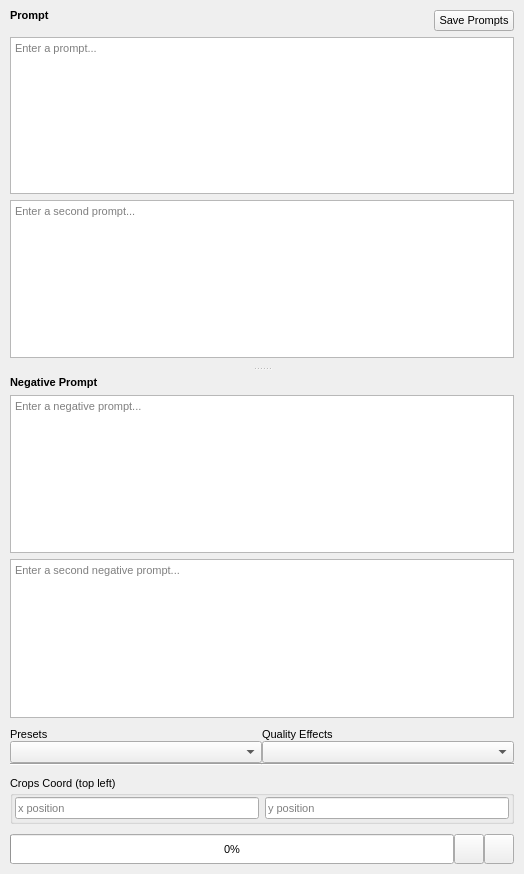
<?xml version="1.0" encoding="UTF-8"?>
<ui version="4.0">
 <class>stablediffusion_generator_form</class>
 <widget class="QWidget" name="stablediffusion_generator_form">
  <property name="geometry">
   <rect>
    <x>0</x>
    <y>0</y>
    <width>524</width>
    <height>874</height>
   </rect>
  </property>
  <property name="font">
   <font>
    <pointsize>8</pointsize>
   </font>
  </property>
  <property name="cursor">
   <cursorShape>PointingHandCursor</cursorShape>
  </property>
  <property name="windowTitle">
   <string>Form</string>
  </property>
  <layout class="QGridLayout" name="gridLayout_4">
   <property name="leftMargin">
    <number>0</number>
   </property>
   <property name="topMargin">
    <number>0</number>
   </property>
   <property name="rightMargin">
    <number>0</number>
   </property>
   <property name="bottomMargin">
    <number>0</number>
   </property>
   <property name="spacing">
    <number>0</number>
   </property>
   <item row="0" column="0">
    <widget class="QWidget" name="generator_form_tabs" native="true">
     <layout class="QGridLayout" name="gridLayout_3">
      <property name="leftMargin">
       <number>0</number>
      </property>
      <property name="topMargin">
       <number>0</number>
      </property>
      <property name="rightMargin">
       <number>0</number>
      </property>
      <property name="bottomMargin">
       <number>0</number>
      </property>
      <property name="spacing">
       <number>0</number>
      </property>
      <item row="0" column="0">
       <widget class="QScrollArea" name="stable_diffusion_generator_form">
        <property name="frameShape">
         <enum>QFrame::Shape::NoFrame</enum>
        </property>
        <property name="frameShadow">
         <enum>QFrame::Shadow::Plain</enum>
        </property>
        <property name="widgetResizable">
         <bool>true</bool>
        </property>
        <widget class="QWidget" name="scrollAreaWidgetContents">
         <property name="geometry">
          <rect>
           <x>0</x>
           <y>0</y>
           <width>524</width>
           <height>824</height>
          </rect>
         </property>
         <layout class="QGridLayout" name="gridLayout">
          <property name="leftMargin">
           <number>10</number>
          </property>
          <property name="topMargin">
           <number>0</number>
          </property>
          <property name="rightMargin">
           <number>10</number>
          </property>
          <property name="bottomMargin">
           <number>0</number>
          </property>
          <property name="horizontalSpacing">
           <number>0</number>
          </property>
          <property name="verticalSpacing">
           <number>10</number>
          </property>
          <item row="11" column="0">
           <widget class="QGroupBox" name="croops_coord_top_left_groupbox">
            <property name="title">
             <string>Crops Coord (top left)</string>
            </property>
            <layout class="QHBoxLayout" name="horizontalLayout_2">
             <property name="leftMargin">
              <number>2</number>
             </property>
             <property name="topMargin">
              <number>2</number>
             </property>
             <property name="rightMargin">
              <number>2</number>
             </property>
             <property name="bottomMargin">
              <number>2</number>
             </property>
             <item>
              <widget class="QLineEdit" name="crops_coord_top_left_x">
               <property name="placeholderText">
                <string>x position</string>
               </property>
              </widget>
             </item>
             <item>
              <widget class="QLineEdit" name="crops_coord_top_left_y">
               <property name="placeholderText">
                <string>y position</string>
               </property>
              </widget>
             </item>
            </layout>
           </widget>
          </item>
          <item row="2" column="0">
           <layout class="QHBoxLayout" name="horizontalLayout">
            <item>
             <layout class="QVBoxLayout" name="verticalLayout">
              <item>
               <widget class="QLabel" name="label_2">
                <property name="text">
                 <string>Presets</string>
                </property>
               </widget>
              </item>
              <item>
               <widget class="QComboBox" name="image_presets"/>
              </item>
              <item>
               <widget class="Line" name="line_2">
                <property name="orientation">
                 <enum>Qt::Orientation::Horizontal</enum>
                </property>
               </widget>
              </item>
             </layout>
            </item>
            <item>
             <layout class="QVBoxLayout" name="verticalLayout_2">
              <item>
               <widget class="QLabel" name="label_3">
                <property name="text">
                 <string>Quality Effects</string>
                </property>
               </widget>
              </item>
              <item>
               <widget class="QComboBox" name="quality_effects">
                <item>
                 <property name="text">
                  <string/>
                 </property>
                </item>
                <item>
                 <property name="text">
                  <string>Normal</string>
                 </property>
                </item>
                <item>
                 <property name="text">
                  <string>Upscaled</string>
                 </property>
                </item>
                <item>
                 <property name="text">
                  <string>Downscaled</string>
                 </property>
                </item>
               </widget>
              </item>
              <item>
               <widget class="Line" name="line">
                <property name="orientation">
                 <enum>Qt::Orientation::Horizontal</enum>
                </property>
               </widget>
              </item>
             </layout>
            </item>
           </layout>
          </item>
          <item row="0" column="0">
           <widget class="QSplitter" name="generator_form_splitter">
            <property name="orientation">
             <enum>Qt::Orientation::Vertical</enum>
            </property>
            <property name="childrenCollapsible">
             <bool>false</bool>
            </property>
            <widget class="QWidget" name="layoutWidget">
             <layout class="QGridLayout" name="gridLayout_2">
              <property name="leftMargin">
               <number>0</number>
              </property>
              <property name="topMargin">
               <number>0</number>
              </property>
              <property name="rightMargin">
               <number>0</number>
              </property>
              <property name="bottomMargin">
               <number>9</number>
              </property>
              <item row="1" column="0" colspan="2">
               <widget class="QPlainTextEdit" name="prompt">
                <property name="placeholderText">
                 <string>Enter a prompt...</string>
                </property>
               </widget>
              </item>
              <item row="0" column="1">
               <layout class="QHBoxLayout" name="horizontalLayout_6">
                <property name="topMargin">
                 <number>10</number>
                </property>
                <item>
                 <spacer name="horizontalSpacer">
                  <property name="orientation">
                   <enum>Qt::Orientation::Horizontal</enum>
                  </property>
                  <property name="sizeHint" stdset="0">
                   <size>
                    <width>40</width>
                    <height>20</height>
                   </size>
                  </property>
                 </spacer>
                </item>
                <item>
                 <widget class="QPushButton" name="pushButton">
                  <property name="text">
                   <string>Save Prompts</string>
                  </property>
                 </widget>
                </item>
               </layout>
              </item>
              <item row="2" column="0" colspan="2">
               <widget class="QPlainTextEdit" name="secondary_prompt">
                <property name="placeholderText">
                 <string>Enter a second prompt...</string>
                </property>
               </widget>
              </item>
              <item row="0" column="0">
               <widget class="QLabel" name="label">
                <property name="font">
                 <font>
                  <pointsize>8</pointsize>
                  <bold>true</bold>
                 </font>
                </property>
                <property name="text">
                 <string>Prompt</string>
                </property>
               </widget>
              </item>
             </layout>
            </widget>
            <widget class="QWidget" name="layoutWidget">
             <layout class="QVBoxLayout" name="negative_prompt_container">
              <property name="leftMargin">
               <number>0</number>
              </property>
              <property name="topMargin">
               <number>5</number>
              </property>
              <property name="rightMargin">
               <number>0</number>
              </property>
              <property name="bottomMargin">
               <number>0</number>
              </property>
              <item>
               <widget class="QLabel" name="negative_prompt_label">
                <property name="font">
                 <font>
                  <pointsize>8</pointsize>
                  <bold>true</bold>
                 </font>
                </property>
                <property name="text">
                 <string>Negative Prompt</string>
                </property>
               </widget>
              </item>
              <item>
               <widget class="QPlainTextEdit" name="negative_prompt">
                <property name="placeholderText">
                 <string>Enter a negative prompt...</string>
                </property>
               </widget>
              </item>
              <item>
               <widget class="QPlainTextEdit" name="secondary_negative_prompt">
                <property name="placeholderText">
                 <string>Enter a second negative prompt...</string>
                </property>
               </widget>
              </item>
             </layout>
            </widget>
           </widget>
          </item>
         </layout>
        </widget>
       </widget>
      </item>
      <item row="1" column="0">
       <layout class="QHBoxLayout" name="horizontalLayout_7">
        <property name="leftMargin">
         <number>10</number>
        </property>
        <property name="topMargin">
         <number>10</number>
        </property>
        <property name="rightMargin">
         <number>10</number>
        </property>
        <property name="bottomMargin">
         <number>10</number>
        </property>
        <item>
         <widget class="QProgressBar" name="progress_bar">
          <property name="sizePolicy">
           <sizepolicy hsizetype="Expanding" vsizetype="Minimum">
            <horstretch>0</horstretch>
            <verstretch>0</verstretch>
           </sizepolicy>
          </property>
          <property name="minimumSize">
           <size>
            <width>0</width>
            <height>30</height>
           </size>
          </property>
          <property name="value">
           <number>0</number>
          </property>
         </widget>
        </item>
        <item>
         <widget class="QPushButton" name="generate_button">
          <property name="sizePolicy">
           <sizepolicy hsizetype="Minimum" vsizetype="Minimum">
            <horstretch>0</horstretch>
            <verstretch>0</verstretch>
           </sizepolicy>
          </property>
          <property name="minimumSize">
           <size>
            <width>30</width>
            <height>30</height>
           </size>
          </property>
          <property name="maximumSize">
           <size>
            <width>30</width>
            <height>30</height>
           </size>
          </property>
          <property name="toolTip">
           <string>Generate image</string>
          </property>
          <property name="text">
           <string/>
          </property>
          <property name="icon">
           <iconset theme="go-up"/>
          </property>
         </widget>
        </item>
        <item>
         <widget class="QPushButton" name="interrupt_button">
          <property name="sizePolicy">
           <sizepolicy hsizetype="Minimum" vsizetype="Minimum">
            <horstretch>0</horstretch>
            <verstretch>0</verstretch>
           </sizepolicy>
          </property>
          <property name="minimumSize">
           <size>
            <width>30</width>
            <height>30</height>
           </size>
          </property>
          <property name="maximumSize">
           <size>
            <width>30</width>
            <height>30</height>
           </size>
          </property>
          <property name="cursor">
           <cursorShape>PointingHandCursor</cursorShape>
          </property>
          <property name="toolTip">
           <string>Cancel image generation</string>
          </property>
          <property name="text">
           <string/>
          </property>
          <property name="icon">
           <iconset theme="application-exit"/>
          </property>
         </widget>
        </item>
       </layout>
      </item>
     </layout>
    </widget>
   </item>
  </layout>
 </widget>
 <tabstops>
  <tabstop>generator_form_tabs</tabstop>
  <tabstop>stable_diffusion_generator_form</tabstop>
  <tabstop>prompt</tabstop>
  <tabstop>secondary_prompt</tabstop>
  <tabstop>negative_prompt</tabstop>
  <tabstop>secondary_negative_prompt</tabstop>
  <tabstop>pushButton</tabstop>
  <tabstop>crops_coord_top_left_x</tabstop>
  <tabstop>crops_coord_top_left_y</tabstop>
  <tabstop>generate_button</tabstop>
  <tabstop>interrupt_button</tabstop>
 </tabstops>
 <resources>
  <include location="../../../resources_light.qrc"/>
  <include location="../../../resources_dark.qrc"/>
 </resources>
 <connections>
  <connection>
   <sender>generate_button</sender>
   <signal>clicked()</signal>
   <receiver>stablediffusion_generator_form</receiver>
   <slot>handle_generate_button_clicked()</slot>
   <hints>
    <hint type="sourcelabel">
     <x>455</x>
     <y>842</y>
    </hint>
    <hint type="destinationlabel">
     <x>-1</x>
     <y>705</y>
    </hint>
   </hints>
  </connection>
  <connection>
   <sender>interrupt_button</sender>
   <signal>clicked()</signal>
   <receiver>stablediffusion_generator_form</receiver>
   <slot>handle_interrupt_button_clicked()</slot>
   <hints>
    <hint type="sourcelabel">
     <x>499</x>
     <y>853</y>
    </hint>
    <hint type="destinationlabel">
     <x>-2</x>
     <y>745</y>
    </hint>
   </hints>
  </connection>
 </connections>
 <slots>
  <slot>handle_prompt_changed()</slot>
  <slot>handle_negative_prompt_changed()</slot>
  <slot>toggle_prompt_builder_checkbox(bool)</slot>
  <slot>handle_model_changed(QString)</slot>
  <slot>handle_scheduler_changed(QString)</slot>
  <slot>toggle_variation(bool)</slot>
  <slot>handle_generate_button_clicked()</slot>
  <slot>handle_interrupt_button_clicked()</slot>
  <slot>action_clicked_button_save_prompts()</slot>
  <slot>save_settings()</slot>
  <slot>handle_pipeline_changed(QString)</slot>
  <slot>handle_version_changed(QString)</slot>
  <slot>handle_prompt_builder_button_toggled(bool)</slot>
  <slot>handle_image_presets_changed(QString)</slot>
  <slot>handle_second_prompt_changed()</slot>
  <slot>handle_second_negative_prompt_changed()</slot>
  <slot>handle_quality_effects_changed(QString)</slot>
  <slot>past_conversations_clicked()</slot>
 </slots>
</ui>
